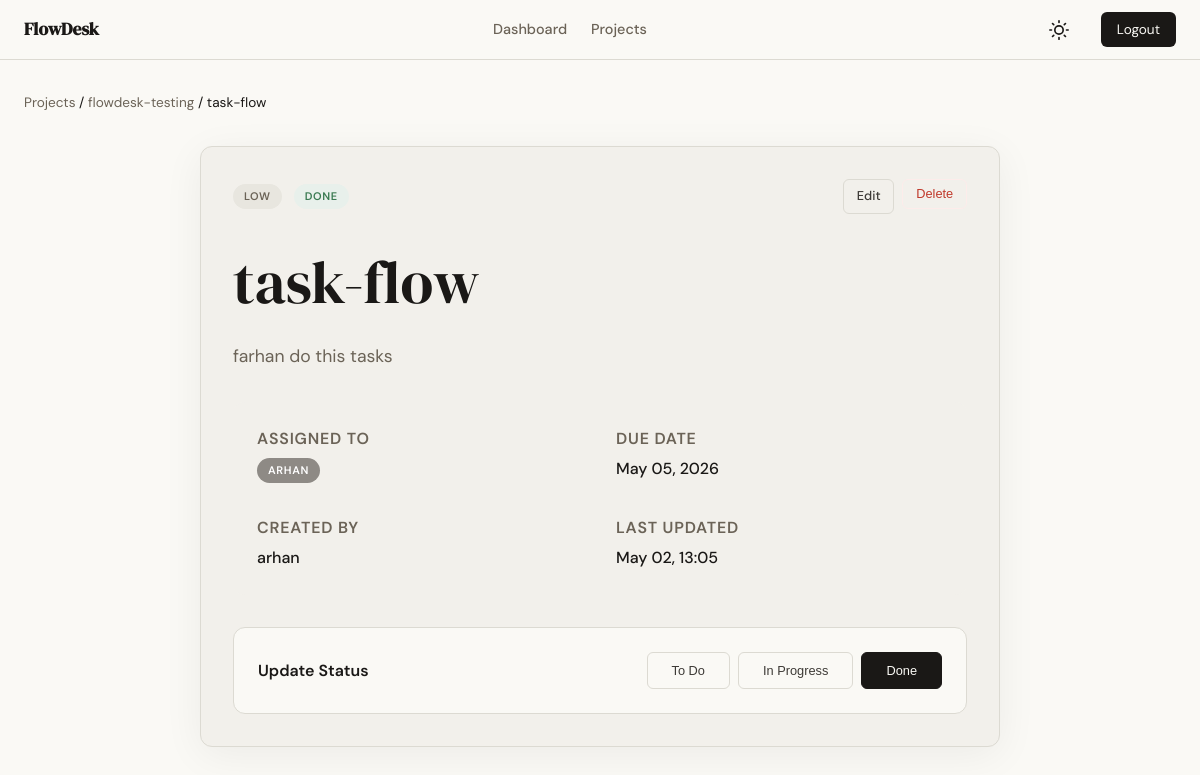
The app's page /tasks/2 (signed in), older data.
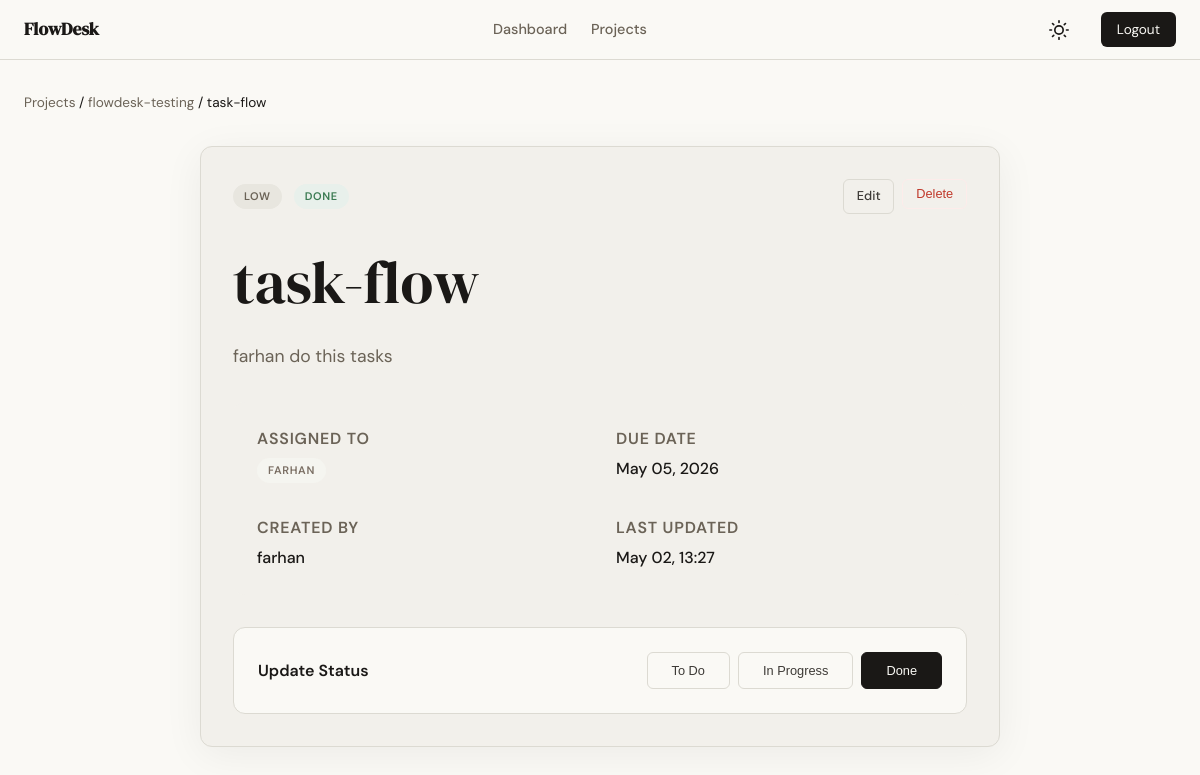
The same page, newer data.
### app/models.py (models this page shows, shortened)
class User(db.Model, UserMixin):
    id = db.Column(db.Integer, primary_key=True)
    username = db.Column(db.String(80), unique=True, nullable=False)
    email = db.Column(db.String(120), unique=True, nullable=False)
    password_hash = db.Column(db.String(256), nullable=False)
    created_at = db.Column(db.DateTime, default=lambda: datetime.now(timezone.utc))
    owned_projects = db.relationship('Project', backref='owner', lazy=True)
    project_memberships = db.relationship('ProjectMember', backref='user', lazy=True)
    created_tasks = db.relationship('Task', foreign_keys='Task.created_by', backref='creator', lazy=True)
    assigned_tasks = db.relationship('Task', foreign_keys='Task.assigned_to', backref='assignee', lazy=True)

class Task(db.Model):
    id = db.Column(db.Integer, primary_key=True)
    title = db.Column(db.String(200), nullable=False)
    description = db.Column(db.Text)
    status = db.Column(db.Enum('todo', 'in_progress', 'done', name='task_status'), default='todo')
    priority = db.Column(db.Enum('low', 'medium', 'high', name='task_priority'), default='medium')
    due_date = db.Column(db.Date)
    created_at = db.Column(db.DateTime, default=lambda: datetime.now(timezone.utc))
    updated_at = db.Column(db.DateTime, default=lambda: datetime.now(timezone.utc), onupdate=lambda: datetime.now(timezone.utc))
    project_id = db.Column(db.Integer, db.ForeignKey('project.id'), nullable=False)
    created_by = db.Column(db.Integer, db.ForeignKey('user.id'), nullable=False)
    assigned_to = db.Column(db.Integer, db.ForeignKey('user.id'))

### app/tasks/routes.py (the view)
@tasks.route('/<int:id>')
@login_required
def detail(id):
    task = Task.query.get_or_404(id)
    role = get_project_role(task.project_id)
    if not role:
        abort(403)
    return render_template('tasks/detail.html', task=task, role=role)

### app/tasks/routes.py (called while the page is built)
def get_project_role(project_id):
    member = ProjectMember.query.filter_by(project_id=project_id, user_id=current_user.id).first()
    return member.role if member else None

### app/templates/tasks/detail.html (shortened to what the changed rows need)
{% extends "base.html" %}
{% block content %}
<header class="mb-4">
    <nav style="font-size: 0.85rem; margin-bottom: 0.5rem;">
        <a href="{{ url_for('projects.list_projects') }}" class="text-muted">Projects</a> /
        <a href="{{ url_for('projects.detail', id=task.project.id) }}" class="text-muted">{{ task.project.name }}</a> /
        {{ task.title }}
    </nav>
</header>
<div style="max-width: 800px; margin: 0 auto;">
    <div class="card card-shadow">
        <div class="flex-between mb-4">
            <div style="display: flex; gap: 0.75rem; align-items: center;">
                <span class="badge badge-{{ task.priority }}">{{ task.priority }}</span>
                <span class="badge badge-{{ task.status | replace('_', '-') }}">{{ task.status | replace('_', ' ') }}</span>
            </div>
            {% if role == 'admin' or task.created_by == current_user.id %}
                <div style="display: flex; gap: 0.5rem;">
                </div>
            {% endif %}
        </div>
        <h1 style="margin-bottom: 1.5rem;">{{ task.title }}</h1>
        <p class="text-muted mb-4" style="font-size: 1.1rem; line-height: 1.6;">{{ task.description or 'No description provided.' }}</p>
        <div class="grid-2" style="display: grid; grid-template-columns: 1fr 1fr; gap: 2rem; padding: 1.5rem; background-color: var(--paper-warm); border-radius: var(--radius-md); margin-bottom: 2rem;">
            <div>
                <div style="font-weight: 500;">
                    {% if task.assigned_to %}
                        <span class="badge {{ 'badge-me' if task.assigned_to == current_user.id else 'badge-user' }}">{{ task.assignee.username }}</span>
                    {% else %}
                        Unassigned
                    {% endif %}
                </div>
            </div>
            <div>
                <div class="text-muted small uppercase" style="letter-spacing: 0.05em; font-weight: 600; margin-bottom: 0.25rem;">Due Date</div>
                <div style="font-weight: 500;">{{ task.due_date.strftime('%B %d, %Y') if task.due_date else 'No due date' }}</div>
            </div>
            <div>
                <div class="text-muted small uppercase" style="letter-spacing: 0.05em; font-weight: 600; margin-bottom: 0.25rem;">Created By</div>
                <div style="font-weight: 500;">{{ task.creator.username }}</div>
            </div>
            <div>
                <div class="text-muted small uppercase" style="letter-spacing: 0.05em; font-weight: 600; margin-bottom: 0.25rem;">Last Updated</div>
                <div style="font-weight: 500;">{{ task.updated_at.strftime('%b %d, %H:%M') }}</div>
            </div>
        </div>
        <div class="flex-between" style="background: var(--paper); border: 1px solid var(--border); padding: 1.5rem; border-radius: var(--radius-md);">
            <div style="font-weight: 600;">Update Status</div>
            <div style="display: flex; gap: 0.5rem;">
            </div>
        </div>
    </div>
</div>
{% endblock %}

Row changes from the older to the newer data that the page shows:
no longer on this page (row unchanged): User: assignee.username "ARHAN", creator.username "arhan"
changed Task "task-flow": assigned_to 2 → 3 (drawn); updated_at "May 02, 13:05" → "May 02, 13:27"
added User: assignee.username "FARHAN", creator.username "farhan"
